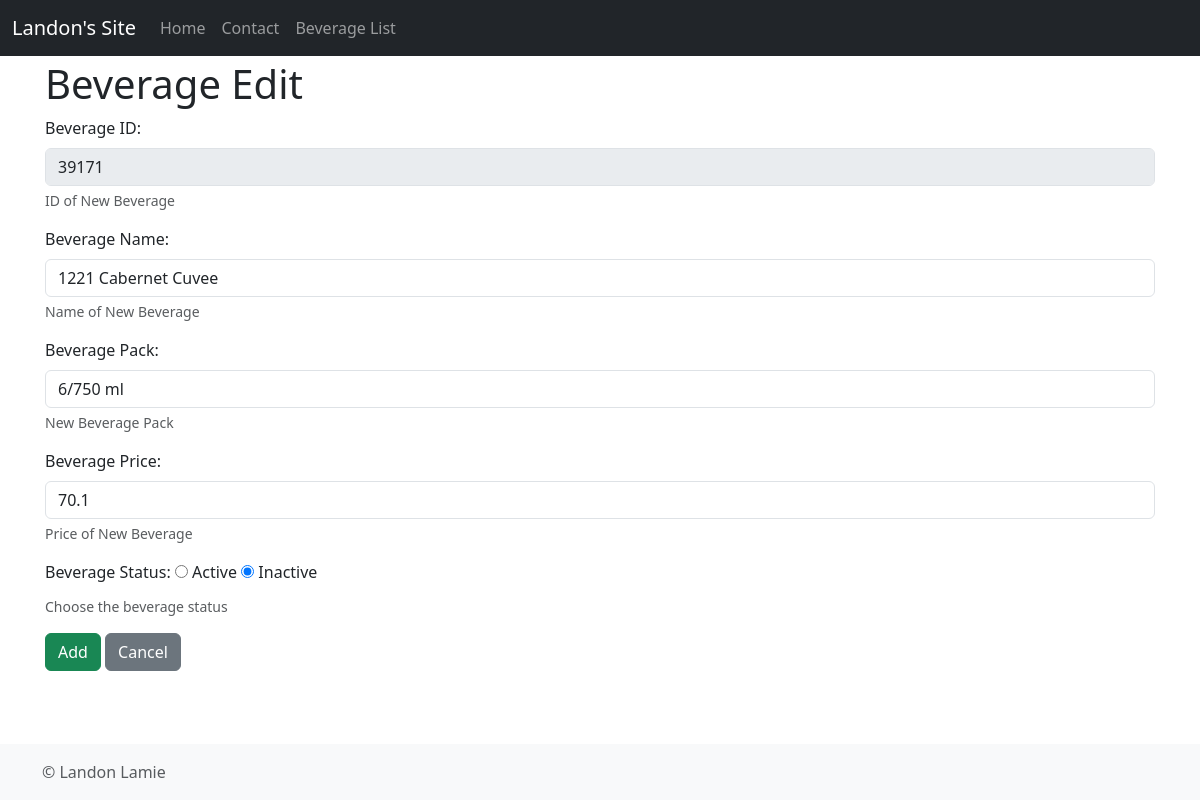
The app's page /beverage/39171/edit, older data.
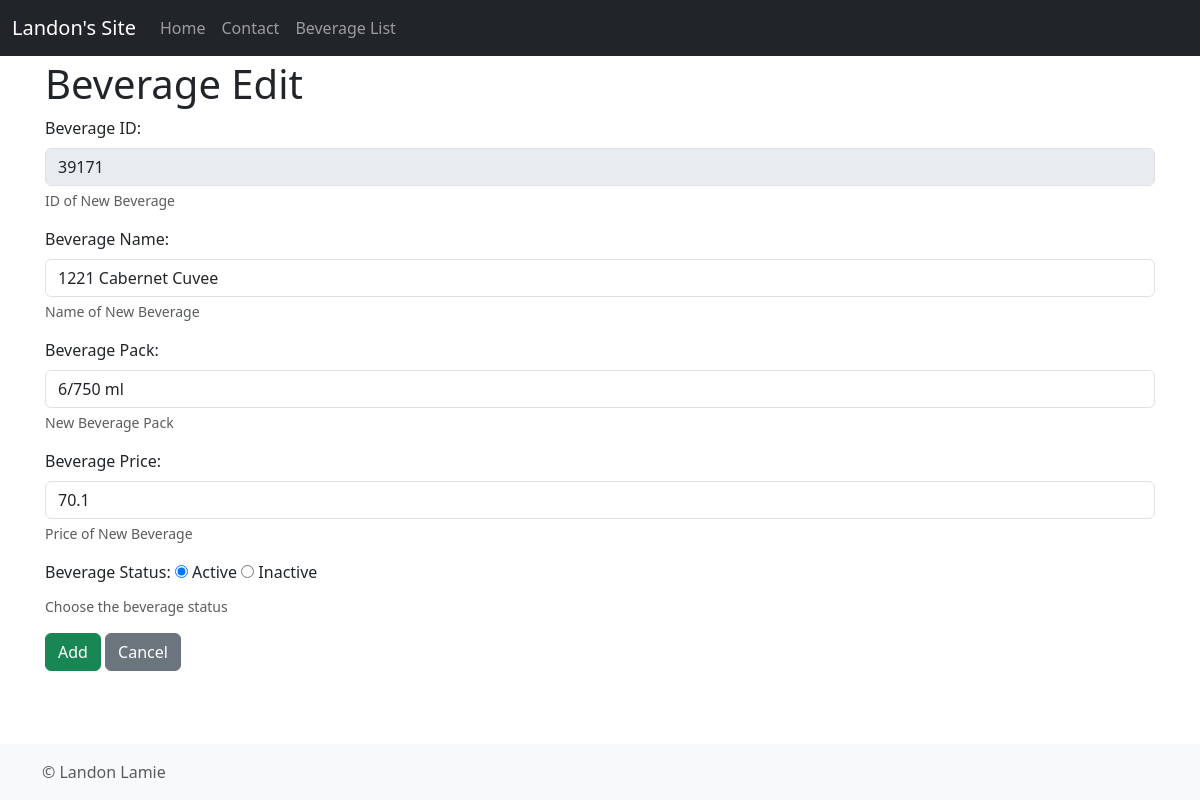
The same page, newer data.
### models/beverage.py (models this page shows, shortened)
class Beverage(Base):
    __tablename__ = "beverages"
    id = Column(String(255), primary_key=True)
    name = Column(String(255), nullable=False)
    pack = Column(String(255), nullable=False)
    price = Column(Float, nullable=False)
    active = Column(Boolean, nullable=False)

### views/beverage.py (the view, shortened to what this page needs)
def beverage_edit_view(pk):
    errors = []
    beverage = db_session.get(Beverage, pk)
    if not beverage:
        flash(f"Unknown beverage with ID of {pk}", "danger")
        return redirect(url_for("beverage_list_view"))
    return render_template(
        "beverage/beverage_edit.html",
        beverage=beverage,
        errors=errors,
    )

### templates/beverage/beverage_edit.html (shortened to what this page needs)
{% extends "base.html" %}
{% block content %}
  <h1>Beverage Edit</h1>
  <form method="POST">
    <div class="mb-3">
      <label for="id" class="form-label">Beverage ID:</label>
      <input type="text" class="form-control" id="id" name="id" placeholder="Beverage ID"
          value="{{ beverage.id }}" disabled
      >
      <div id="id_help_id" class="form-text">ID of New Beverage</div>
    </div>
    <div class="mb-3">
      <label for="name" class="form-label">Beverage Name:</label>
      <input type="text" class="form-control" id="name_id" name="name" placeholder="Beverage Name"
      {% if errors %}
          value="{{ request.form['name']}}"
      {% else %}
         value="{{ beverage.name }}"
      {% endif %}
      >
      <div id="name_help_id" class="form-text">Name of New Beverage</div>
    </div>
    <div class="mb-3">
        <label for="pack" class="form-label">Beverage Pack:</label>
        <input type="text" class="form-control" id="pack_id" name="pack" placeholder="Beverage pack"
        {% if errors %}
            value="{{ request.form['pack']}}"
        {% else %}
            value="{{ beverage.pack }}"
        {% endif %}
        >
        <div id="pack_help_id" class="form-text">New Beverage Pack</div>
    </div>
    <div class="mb-3">
        <label for="price" class="form-label">Beverage Price:</label>
        <input type="text" class="form-control" id="price_id" name="price" placeholder="Beverage Price"
        {% if errors %}
            value="{{ request.form['price']}}"
        {% else %}
            value="{{ beverage.price }}"
        {% endif %}
        >
        <div id="price_help_id" class="form-text">Price of New Beverage</div>
    </div>
    <div class="mb-3">
      <label class="form-label" name="active" value="blank">Beverage Status:</label>
        <input type="radio" id="active_true" name="active" value="true" {% if beverage.active %}checked{% endif %}>
        <label for="active_true">Active</label>
        <input type="radio" id="active_false" name="active" value="false" {% if not beverage.active %}checked{% endif %}>
        <label for="active_false">Inactive</label>
      <div id="active_help" class="form-text">Choose the beverage status</div>
    </div>
    <button class="btn btn-success" type="submit">Add</button>
    <a href="{{url_for('beverage_list_view') }}" class="btn btn-secondary">Cancel</a>
  </form>
{% endblock content %}

Row changes from the older to the newer data that the page shows:
changed Beverage "1221 Cabernet Cuvee": active "☐ Active" → "☑ Active"; active "☑ Inactive" → "☐ Inactive"
